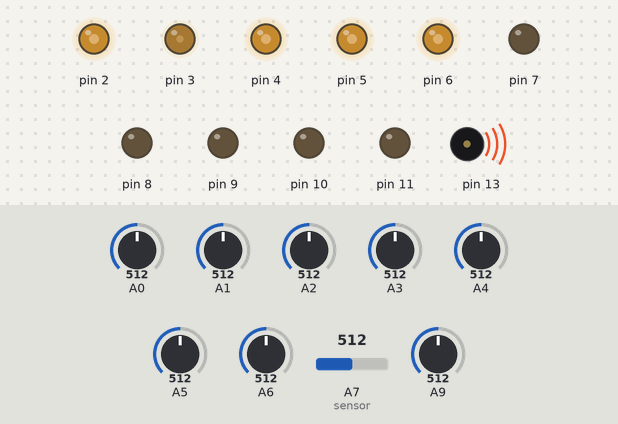
The sketch below on a simulated Arduino Mega 2560, built with avr-gcc and run on an emulated ATmega2560. Parts: output pins drawn as LEDs (lit = HIGH), buzzer (waves = sounding). Inputs (shaded band) come from the test bench; at power-on: A9 = 512, A0 = 512, A1 = 512, A2 = 512, A3 = 512, A4 = 512, A5 = 512, A6 = 512, A7 (sensor) = 512.

Above: at 1.3 s.
1.4 s: A9 set to 30
At 2.3 s:
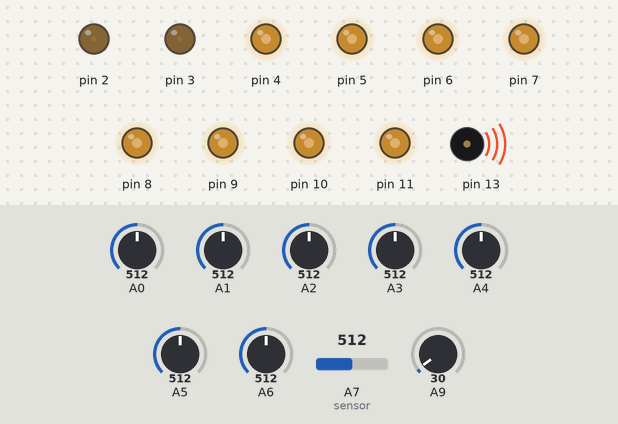
3.1 s: A0 set to 527
At 4.2 s:
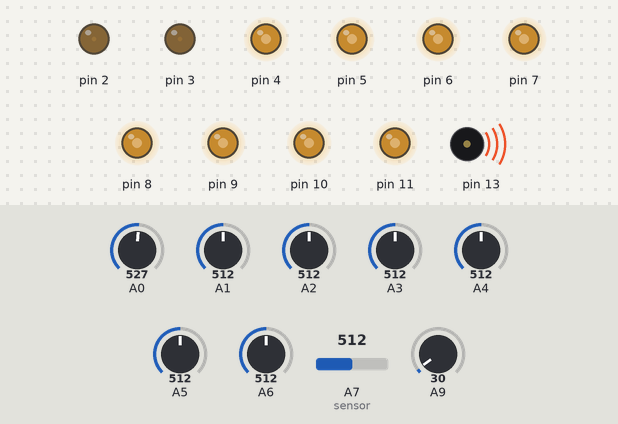
4.6 s: A1 set to 716
At 5.4 s:
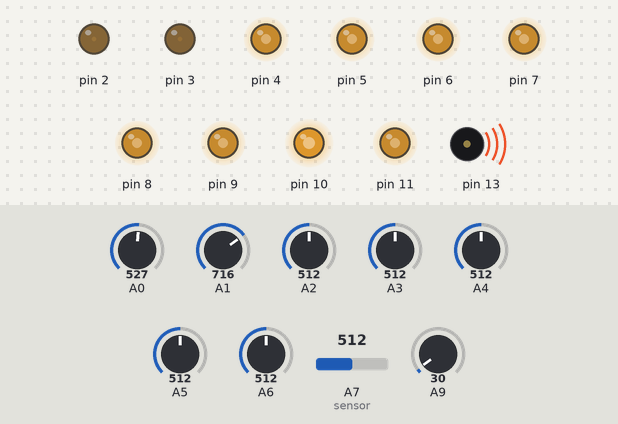
6.2 s: A2 set to 716
At 7.6 s:
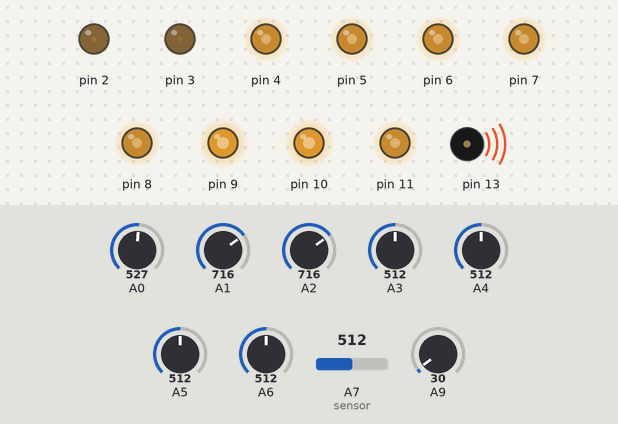
7.9 s: A3 set to 716
At 9.0 s:
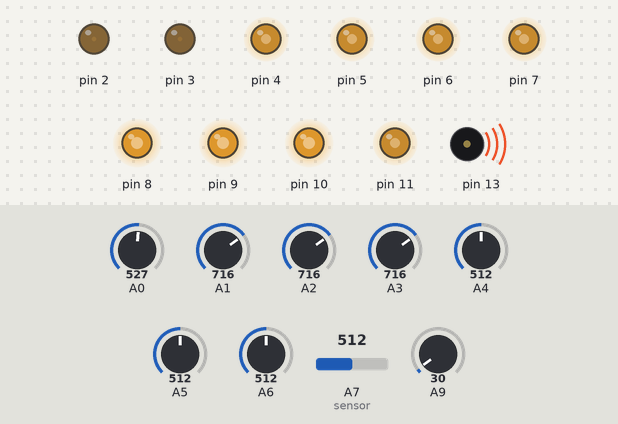
9.6 s: A4 set to 716
At 10.2 s:
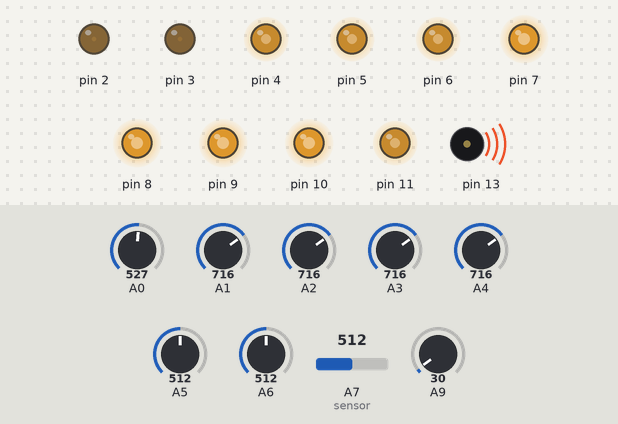
Timing chart, 0 to 12.2 s (numbered marks = the images above; inputs shaded):
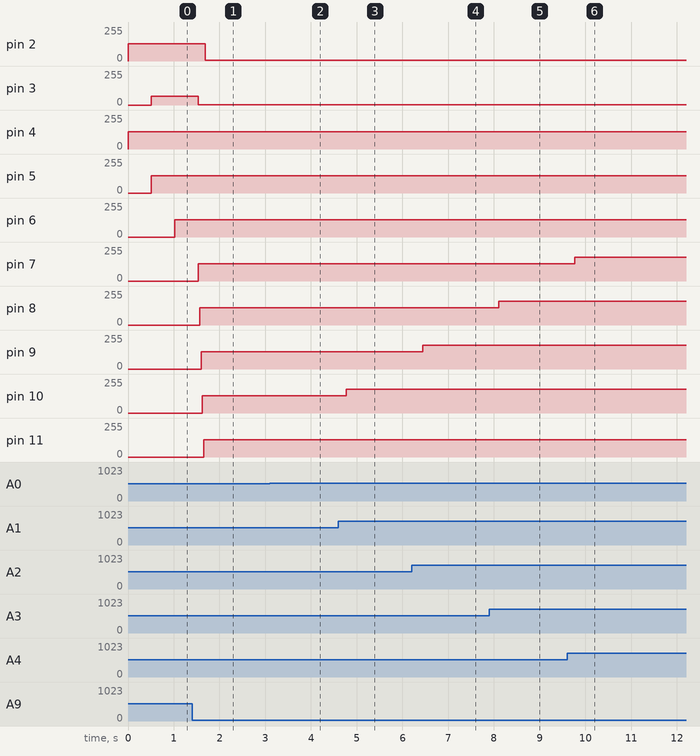

Measured:
- the behaviour switches between 515 and 516 on A0 (found by bisection; images 1 and 2)
- after the input at 1.4 s, pin 2: 128/255 → 7/255 after 0.29 s; pin 3: 64/255 → 3/255 after 0.14 s; pin 8: 0/255 → 128/255 after 0.17 s instead of 0.65 s; pin 9: 0/255 → 128/255 after 0.20 s instead of 1.2 s; pin 10: 0/255 → 128/255 after 0.23 s instead of 1.7 s
- after the input at 3.1 s, pin 11: 128/255 → 131/255 at once; tone on pin 13: alternates 131 Hz for 0.03 s and 128 Hz for 0.21 s, starting at once
- after the input at 4.6 s, pin 10: 128/255 → 179/255 after 0.18 s
- after the input at 6.2 s, pin 9: 128/255 → 179/255 after 0.24 s
- after the input at 7.9 s, pin 8: 128/255 → 179/255 after 0.21 s
- after the input at 9.6 s, pin 7: 128/255 → 179/255 after 0.17 s

The sketch:

secuenciador_LA_JAURIA_bassman.ino
```cpp
/*   _     ____       _  ____  _     ____  _  ____
   / \   /  _ \     / |/  _ \/ \ /\/  __\/ \/  _ \
   | |   | / \|     | || / \|| | |||  \/|| || / \|
   | |_/\| |-||  /\_| || |-||| \_/||    /| || |-||
   \____/\_/ \|  \____/\_/ \|\____/\_/\_\\_/\_/ \|

  SECUECIADOR con Arduino Mega 2017
  Creado por la Jauria


  Requiere de 8 potenciometros para generar una secuencia de 8 beats,
  cada BEAT es asignado segun la lectura de cada potenciometro

*/

int divisor = 4; // Divide la lectura analogica de 0 - 1023 / 0 - 256
int valorMinimo = 2;

void setup() {
  pinMode(13, OUTPUT);
  pinMode(11, OUTPUT);
  pinMode(10, OUTPUT);
  pinMode(9, OUTPUT);
  pinMode(8, OUTPUT);
  pinMode(7, OUTPUT);
  pinMode(6, OUTPUT);
  pinMode(5, OUTPUT);
  pinMode(4, OUTPUT);
  pinMode(3, OUTPUT);

}

void loop() {

  int sensorValue = (analogRead(A7) / divisor); // leer sensor, numero de pin divido entre 8
  int tempo = analogRead(A9); // tempo igual al numero de perilla del pin que lo va controlar
  if (sensorValue < valorMinimo) { // si el sensor es menos que 20 no va leer el tono
    noTone(13); // noTone igual al numero de pin del tempo
    analogWrite(3, (tempo / 4));
    analogWrite(3, sensorValue);
    delay(tempo); // delay igual a la funcion del tempo
  }
  else {
    tone(13, sensorValue);
    analogWrite(4, sensorValue);
    analogWrite(2, (tempo / 4));
    delay(tempo); // el mismo delay se pone tanto en NoTone como en Tone para que funcione al mismo tiempo
  }


  tempo = analogRead(A9);
  int sensorValue1 = (analogRead(A6) / divisor);
  if (sensorValue1 < valorMinimo) {
    noTone(13);
    analogWrite(5, sensorValue1);
    analogWrite(3, (tempo / 4));
    delay(tempo);
  }
  else {
    tone(13, sensorValue1);
    analogWrite(5, sensorValue1);
    analogWrite(3, (tempo / 8));
    delay(tempo);
  }


  tempo = analogRead(A9);
  int sensorValue3 = (analogRead(A5) / divisor);
  if (sensorValue3 < valorMinimo) {
    noTone(13);
    analogWrite(6, sensorValue3);
    analogWrite(3, (tempo / 4));
    delay(tempo);
  }
  else {
    tone(13, sensorValue3);
    analogWrite(6, sensorValue3);
    analogWrite(3, (tempo / 8));
    delay(tempo);
  }


  tempo = analogRead(A9);
  int sensorValue4 = (analogRead(A4) / divisor);
  if (sensorValue4 < valorMinimo) {
    noTone(13);
    analogWrite(7, sensorValue4);
    analogWrite(3, (tempo / 4));
    delay(tempo);
  }
  else {
    tone(13, sensorValue4);
    analogWrite(7, sensorValue4);
    analogWrite(3, (tempo / 8));
    delay(tempo);
  }


  tempo = analogRead(A9);
  int sensorValue5 = (analogRead(A3) / divisor);
  if (sensorValue5 < valorMinimo) {
    noTone(13);
    analogWrite(8, sensorValue5);
    analogWrite(3, (tempo / 4));
    delay(tempo);
  }
  else {
    tone(13, sensorValue5);
    analogWrite(8, sensorValue5);
    analogWrite(3, (tempo / 8));
    delay(tempo);
  }


  tempo = analogRead(A9);
  int sensorValue6 = (analogRead(A2) / divisor);
  if (sensorValue6 < valorMinimo) {
    noTone(13);
    analogWrite(9, sensorValue6);
    analogWrite(3, (tempo / 4));
    delay(tempo);
  }
  else {
    tone(13, sensorValue6);
    analogWrite(9, sensorValue6);
    analogWrite(3, (tempo / 8));
    delay(tempo);
  }


  tempo = analogRead(A9);
  int sensorValue7 = (analogRead(A1) / divisor);
  // print out the value you read:
  if (sensorValue7 < valorMinimo) {
    noTone(13);
    analogWrite(10, sensorValue7);
    analogWrite(3, (tempo / 4));
    delay(tempo);
  }
  else {
    tone(13, sensorValue7);
    analogWrite(10, sensorValue7);
    analogWrite(3, (tempo / 8));
    delay(tempo);
  }


  tempo = analogRead(A9);
  int sensorValue8 = (analogRead(A0) / divisor);
  // print out the value you read:
  if (sensorValue8 < valorMinimo) {
    noTone(13);
    analogWrite(11, sensorValue8);
    analogWrite(3, (tempo / 4));
    delay(tempo);
  }
  else {
    tone(13, sensorValue8);
    analogWrite(11, sensorValue8);

    analogWrite(3, (tempo / 8));
    delay(tempo);
  }
}
```
